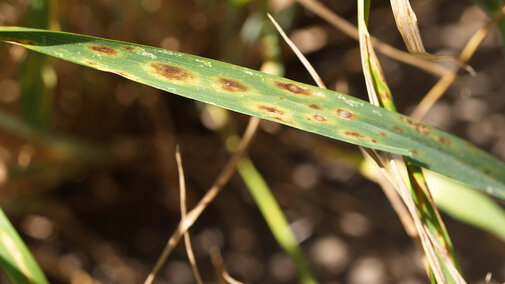
#> input picture ml-backend/Crop_disease_prediction_online/scripts/realtest_08a222ee89da4533ae29193ea3ed5a38.jpg, 505 x 284 px
$ python -i quality.py   (imports and definitions only)   (older library calls are emulated)
#> lines starting #> are read from the running program, lines starting #| are printed output that depends on the picture; after the words box and inside, x2 and y2 are one past the last pixel; in counts of white or black regions, pixels touching at a corner belong together
"""Stage 3 — OpenCV-based image-quality assessment.

Cheap, deterministic checks that run *before* expensive segmentation +
classification. Catches blurry / dark / overexposed / tiny images so
we can reject them with helpful retake guidance.

All thresholds are config-driven via :class:`cpl_crop.config.Settings`.
"""

from __future__ import annotations

from dataclasses import dataclass, field
from typing import Any

import cv2
import numpy as np
from numpy.typing import NDArray


@dataclass(frozen=True)
class QualityReport:
    """Result of :func:`assess_image_quality`. All numeric fields are populated."""

    ok: bool
    score: float  # 0..1, where 1 = all checks pass cleanly
    resolution: tuple[int, int]  # (height, width)
    blur: float  # Laplacian variance — higher = sharper
    brightness: float  # 0..255 mean grayscale
    contrast: float  # std of grayscale pixels
    leaf_ratio: float  # proportion of leaf-colored pixels (green/yellow/brown)
    failures: list[str] = field(default_factory=list)

    def to_json(self) -> dict[str, Any]:
        return {
            "ok": self.ok,
            "score": round(self.score, 4),
            "resolution": list(self.resolution),
            "blur": round(self.blur, 2),
            "brightness": round(self.brightness, 2),
            "contrast": round(self.contrast, 2),
            "leaf_ratio": round(self.leaf_ratio, 4),
            "failures": list(self.failures),
        }


def _normalize_to_unit(value: float, lo: float, hi: float) -> float:
    """Linear ramp clamped to [0, 1]."""
    if hi <= lo:
        return 1.0 if value >= hi else 0.0
    return float(max(0.0, min(1.0, (value - lo) / (hi - lo))))


def assess_image_quality(
    image_rgb: NDArray[np.uint8],
    *,
    min_resolution: int = 224,
    min_blur: float = 100.0,
    min_brightness: float = 40.0,
    max_brightness: float = 220.0,
    min_contrast: float = 25.0,
    min_leaf_ratio: float = 0.05,  # At least 5% of the image must be leaf-colored
) -> QualityReport:
    """Compute a quality report for an RGB uint8 image.

    The overall ``score`` is a soft average of four sub-scores so the
    confidence engine can use it directly. ``ok`` is the AND of hard
    pass/fail predicates.
    """
#> called with min_resolution = 224, min_blur = 100, min_brightness = 40, max_brightness = 220, min_contrast = 25, min_leaf_ratio = 0.05
    if image_rgb.ndim != 3 or image_rgb.shape[-1] != 3:
        raise ValueError(f"Expected (H, W, 3) RGB image; got shape {image_rgb.shape}")

    h, w = image_rgb.shape[:2]
#> h = 284; w = 505
    gray = cv2.cvtColor(image_rgb, cv2.COLOR_RGB2GRAY)
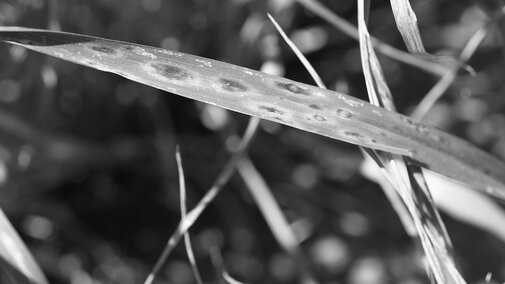
#> gray: shape (284, 505); min 2, max 254, mean 88.2

    blur = float(cv2.Laplacian(gray, cv2.CV_64F).var())
#> blur = 377.4
    brightness = float(gray.mean())
#> brightness = 88.23
    contrast = float(gray.std())
#> contrast = 60.39

    # --- Leaf Color (Green/Yellow/Brown) Detection ---
    hsv = cv2.cvtColor(image_rgb, cv2.COLOR_RGB2HSV)
#> hsv: shape (284, 505, 3); mean H, S, V 20, 142.7, 104.9
    # Hue: 10 (brown/orange) to 85 (green)
    # Saturation: > 30 (ignore grays/whites)
    # Value: > 30 (ignore dark blacks)
    lower_leaf = np.array([10, 30, 30])
    upper_leaf = np.array([85, 255, 255])
    leaf_mask = cv2.inRange(hsv, lower_leaf, upper_leaf)
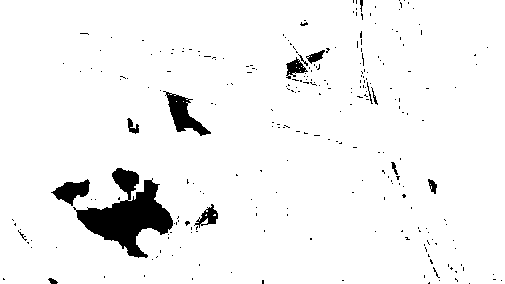
#> leaf_mask: shape (284, 505); 95.2% white; 262 black regions (247 under 20 px), largest, box (x1, y1, x2, y2) and area: (73, 168, 173, 258) 3802, (163, 91, 211, 136) 804, (51, 179, 90, 206) 538
    leaf_ratio = float(cv2.countNonZero(leaf_mask)) / (h * w)
#> leaf_ratio = 0.952

    failures: list[str] = []
    if min(h, w) < min_resolution:
        failures.append(f"resolution_below_{min_resolution}")
    if blur < min_blur:
        failures.append(f"blurry_below_{min_blur:.0f}")
    if brightness < min_brightness:
        failures.append(f"too_dark_below_{min_brightness:.0f}")
    elif brightness > max_brightness:
        failures.append(f"too_bright_above_{max_brightness:.0f}")
    if contrast < min_contrast:
        failures.append(f"low_contrast_below_{min_contrast:.0f}")
    if leaf_ratio < min_leaf_ratio:
        failures.append(f"not_a_leaf_ratio_{leaf_ratio:.2f}")

    # Soft sub-scores in [0, 1]
    res_score = _normalize_to_unit(min(h, w), min_resolution, min_resolution * 2)
#> res_score = 0.268
    blur_score = _normalize_to_unit(blur, min_blur, min_blur * 4)
#> blur_score = 0.925
    if min_brightness <= brightness <= max_brightness:
        bright_score = 1.0
    elif brightness < min_brightness:
        bright_score = _normalize_to_unit(brightness, 0.0, min_brightness)
    else:
        bright_score = _normalize_to_unit(255.0 - brightness, 0.0, 255.0 - max_brightness)
    contrast_score = _normalize_to_unit(contrast, min_contrast, min_contrast * 2)
#> contrast_score = 1
    leaf_score = _normalize_to_unit(leaf_ratio, min_leaf_ratio, min_leaf_ratio * 3)
#> leaf_score = 1

    score = float(np.mean([res_score, blur_score, bright_score, contrast_score, leaf_score]))
#> score = 0.838

    return QualityReport(
        ok=not failures,
        score=score,
        resolution=(h, w),
        blur=blur,
        brightness=brightness,
        contrast=contrast,
        leaf_ratio=leaf_ratio,
        failures=failures,
    )

>>> import cv2
>>> picture = cv2.cvtColor(cv2.imread('../../../../Crop_disease_prediction_online/scripts/realtest_08a222ee89da4533ae29193ea3ed5a38.jpg'), cv2.COLOR_BGR2RGB)
>>> result = assess_image_quality(picture)

$ run again, on ml-backend/Crop_disease_prediction_online/scripts/realtest_1eb7bc45254f454b80e4df7248cbe632.jpg
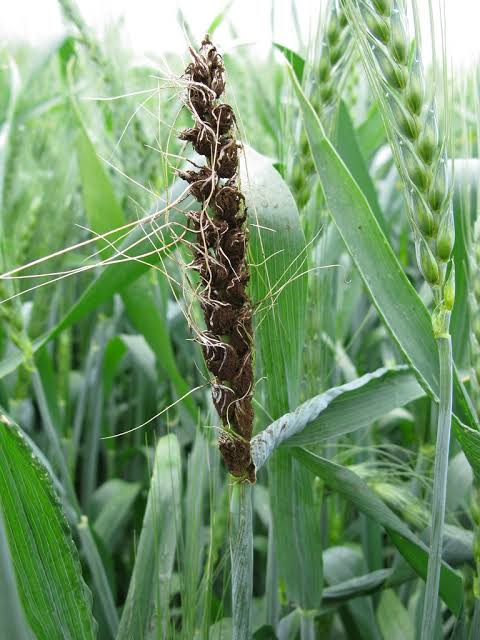
#> input picture ml-backend/Crop_disease_prediction_online/scripts/realtest_1eb7bc45254f454b80e4df7248cbe632.jpg, 480 x 640 px
#> in assess_image_quality, `gray = cv2.cvtColor(image_rgb, cv2.COLOR_RGB2GRAY)`:
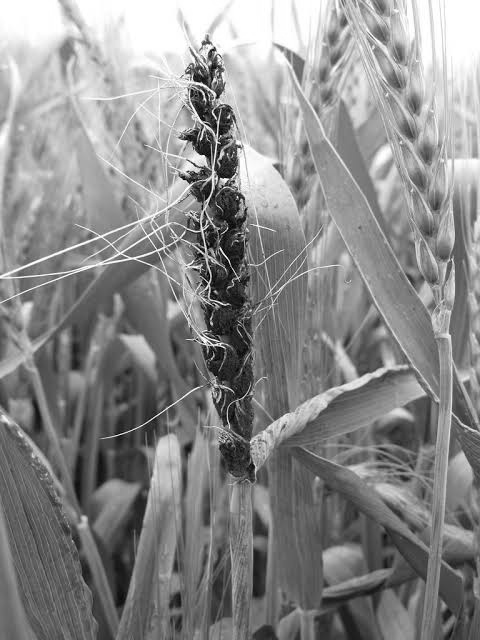
#> gray: shape (640, 480); min 1, max 255, mean 138.2
#> blur = 1535
#> brightness = 138.2
#> contrast = 56.14
#> hsv: shape (640, 480, 3); mean H, S, V 55.1, 87.5, 153.9
#> in assess_image_quality, `leaf_mask = cv2.inRange(hsv, lower_leaf, upper_leaf)`:
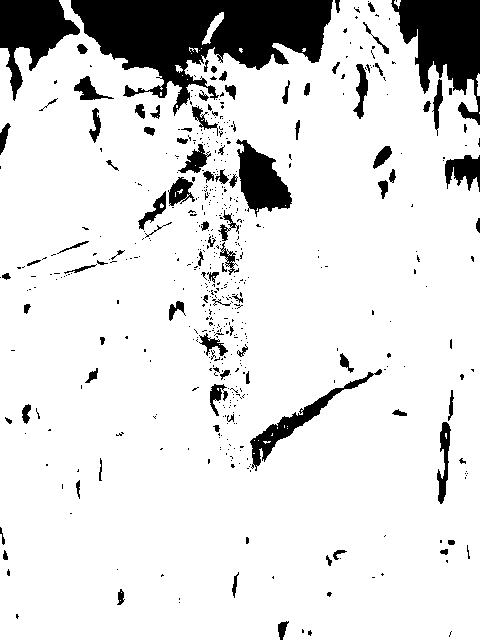
#> leaf_mask: shape (640, 480); 87% white; 549 black regions (455 under 20 px), largest, box (x1, y1, x2, y2) and area: (71, 0, 333, 116) 15425, (391, 0, 480, 125) 6012, (0, 0, 80, 101) 3809
#> leaf_ratio = 0.87
#> blur_score = 1
